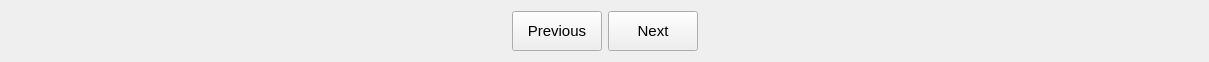
<?xml version="1.0" encoding="UTF-8"?>
<ui version="4.0">
 <class>wg_flicker</class>
 <widget class="QWidget" name="wg_flicker">
  <property name="geometry">
   <rect>
    <x>0</x>
    <y>0</y>
    <width>1209</width>
    <height>80</height>
   </rect>
  </property>
  <property name="maximumSize">
   <size>
    <width>16777215</width>
    <height>16777215</height>
   </size>
  </property>
  <property name="windowTitle">
   <string>Form</string>
  </property>
  <layout class="QHBoxLayout" name="horizontalLayout">
   <property name="sizeConstraint">
    <enum>QLayout::SizeConstraint::SetMaximumSize</enum>
   </property>
   <item>
    <spacer name="horizontalSpacer">
     <property name="orientation">
      <enum>Qt::Orientation::Horizontal</enum>
     </property>
     <property name="sizeHint" stdset="0">
      <size>
       <width>40</width>
       <height>20</height>
      </size>
     </property>
    </spacer>
   </item>
   <item>
    <widget class="QPushButton" name="bt_previous">
     <property name="minimumSize">
      <size>
       <width>90</width>
       <height>40</height>
      </size>
     </property>
     <property name="font">
      <font>
       <pointsize>11</pointsize>
      </font>
     </property>
     <property name="text">
      <string>Previous</string>
     </property>
    </widget>
   </item>
   <item>
    <widget class="QPushButton" name="bt_next">
     <property name="minimumSize">
      <size>
       <width>90</width>
       <height>40</height>
      </size>
     </property>
     <property name="font">
      <font>
       <pointsize>11</pointsize>
      </font>
     </property>
     <property name="text">
      <string>Next</string>
     </property>
    </widget>
   </item>
   <item>
    <spacer name="horizontalSpacer_2">
     <property name="orientation">
      <enum>Qt::Orientation::Horizontal</enum>
     </property>
     <property name="sizeHint" stdset="0">
      <size>
       <width>40</width>
       <height>20</height>
      </size>
     </property>
    </spacer>
   </item>
  </layout>
 </widget>
 <resources/>
 <connections/>
</ui>
